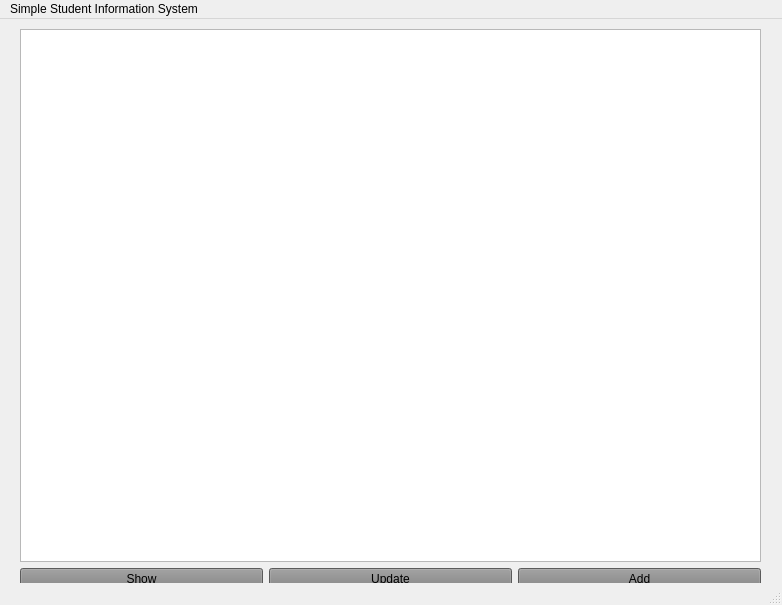
<?xml version="1.0" encoding="UTF-8"?>
<ui version="4.0">
 <class>MainWindow</class>
 <widget class="QMainWindow" name="MainWindow">
  <property name="geometry">
   <rect>
    <x>0</x>
    <y>0</y>
    <width>782</width>
    <height>605</height>
   </rect>
  </property>
  <property name="windowTitle">
   <string>MainWindow</string>
  </property>
  <property name="styleSheet">
   <string notr="true"/>
  </property>
  <widget class="QWidget" name="centralwidget">
   <widget class="QWidget" name="layoutWidget">
    <property name="geometry">
     <rect>
      <x>20</x>
      <y>10</y>
      <width>741</width>
      <height>561</height>
     </rect>
    </property>
    <layout class="QVBoxLayout" name="verticalLayout">
     <item>
      <widget class="QTableView" name="tableView"/>
     </item>
     <item>
      <layout class="QHBoxLayout" name="horizontalLayout">
       <item>
        <widget class="QPushButton" name="pushButton">
         <property name="styleSheet">
          <string notr="true">QPushButton
{
	background-color:gray;
}</string>
         </property>
         <property name="text">
          <string>Show</string>
         </property>
        </widget>
       </item>
       <item>
        <widget class="QPushButton" name="pushButton_2">
         <property name="styleSheet">
          <string notr="true">QPushButton
{
	background-color:gray;
}</string>
         </property>
         <property name="text">
          <string>Update</string>
         </property>
        </widget>
       </item>
       <item>
        <widget class="QPushButton" name="pushButton_3">
         <property name="styleSheet">
          <string notr="true">QPushButton
{
	background-color:gray;
}</string>
         </property>
         <property name="text">
          <string>Add</string>
         </property>
        </widget>
       </item>
      </layout>
     </item>
    </layout>
   </widget>
  </widget>
  <widget class="QMenuBar" name="menubar">
   <property name="geometry">
    <rect>
     <x>0</x>
     <y>0</y>
     <width>782</width>
     <height>24</height>
    </rect>
   </property>
   <widget class="QMenu" name="menuSimple_Student_Information_System">
    <property name="title">
     <string>Simple Student Information System</string>
    </property>
   </widget>
   <addaction name="menuSimple_Student_Information_System"/>
  </widget>
  <widget class="QStatusBar" name="statusbar"/>
 </widget>
 <resources/>
 <connections/>
</ui>
